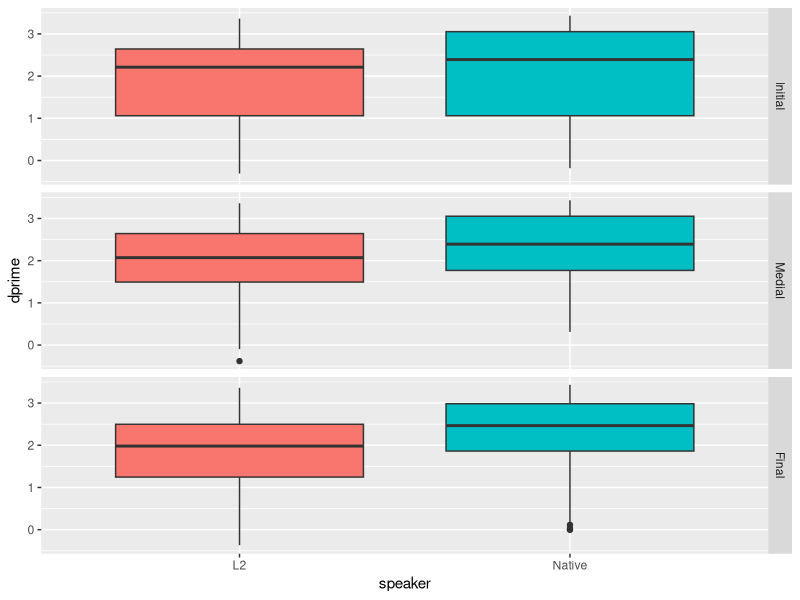
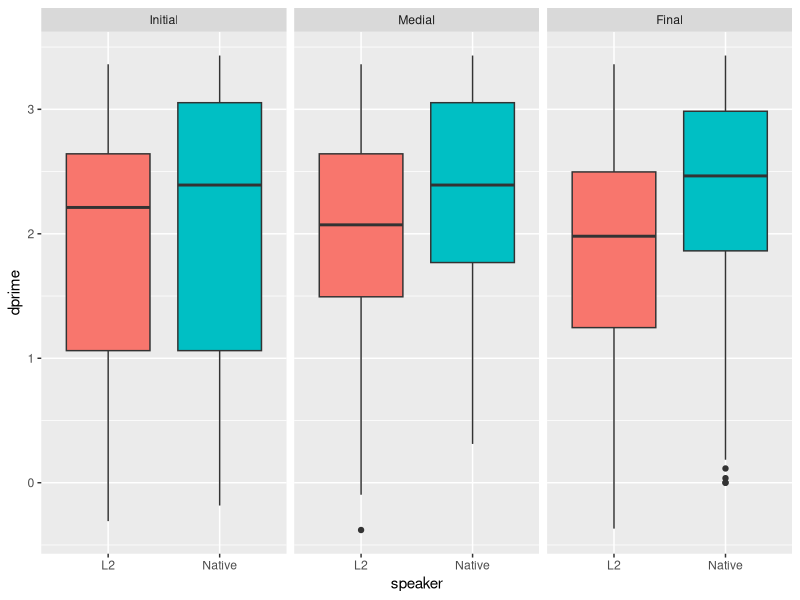
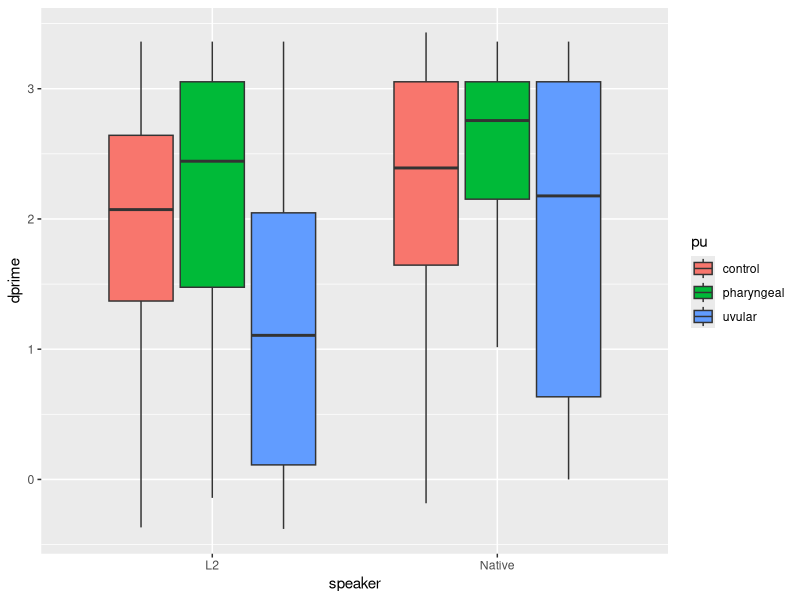
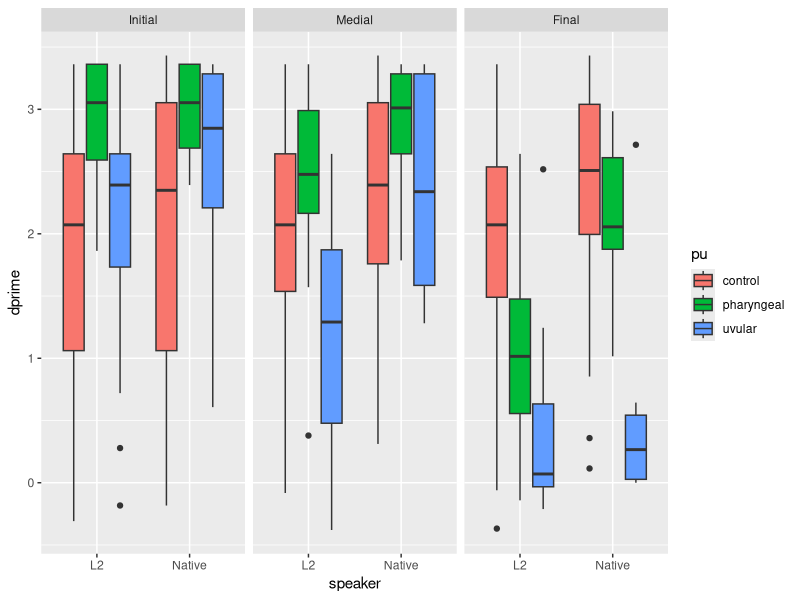
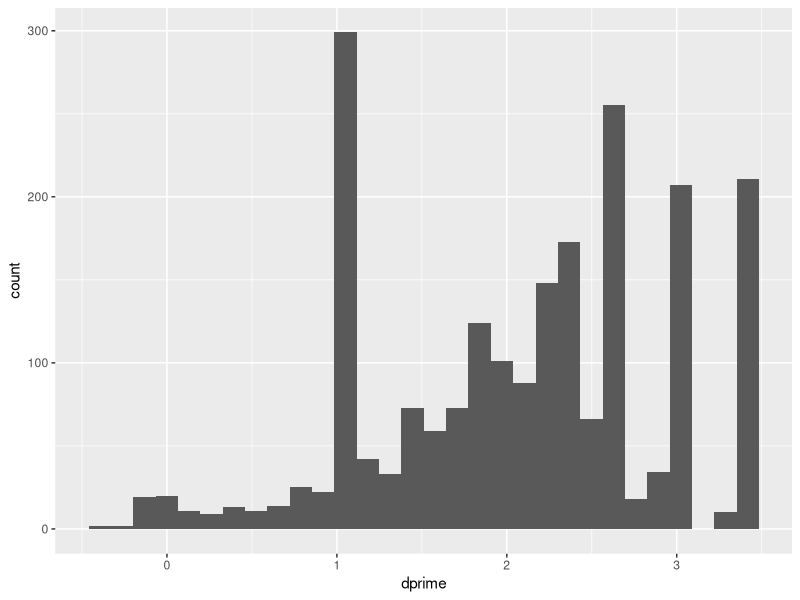
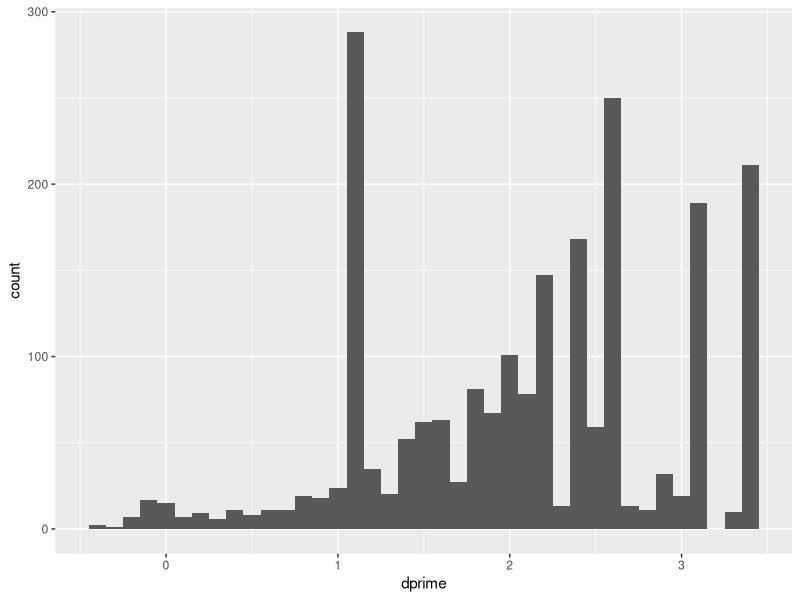
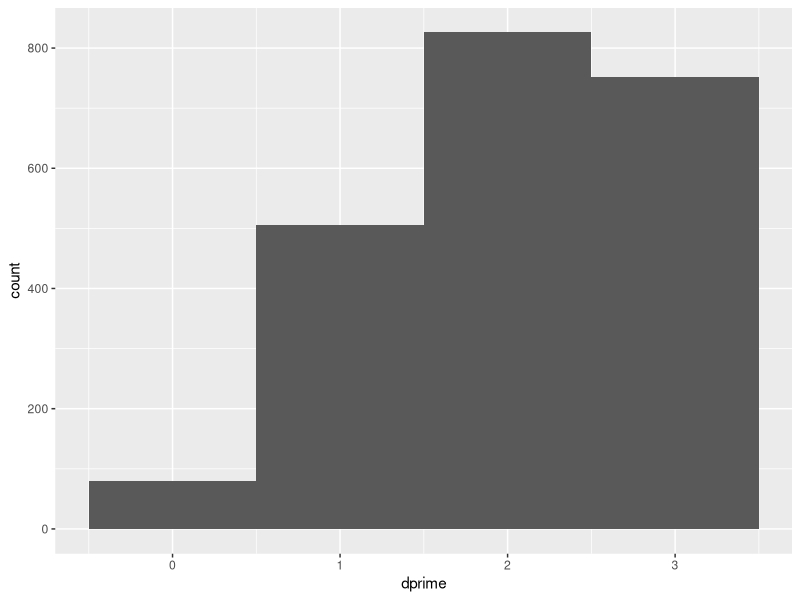
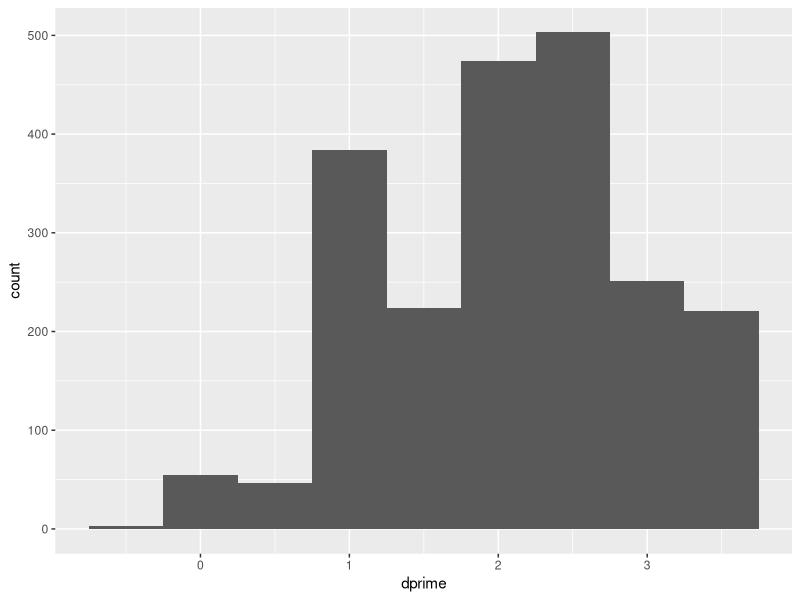

Recreate these plots in R, in order.
## ---- chunk 1
library(ggplot2)

## ---- chunk 2
ax <- read.csv("ax_dprime_cloze_AL.csv")
# reorder context for later
ax$context <- factor(ax$context, levels = c("Initial", "Medial", "Final"))
# remove NAs so don't have to get the warning message
ax <- ax[!is.na(ax$dprime),]
## ---- chunk 3
# start putting plots in pdf
pdf("myplots.pdf")
# histograms
ggplot(ax, aes(x=dprime)) + geom_histogram()
ggplot(ax, aes(x=dprime)) + geom_histogram(binwidth = .1)
ggplot(ax, aes(x=dprime)) + geom_histogram(binwidth=1.0)
ggplot(ax, aes(x=dprime)) + geom_histogram(binwidth=.5)

#density plots
ggplot(ax, aes(x=dprime)) + geom_density()
ggplot(ax, aes(x=dprime)) + geom_density(adjust = 2)
ggplot(ax, aes(x=dprime)) + geom_density(adjust = 5)
ggplot(ax, aes(x=dprime)) + geom_density(adjust = .5)

## ---- chunk 4
ggplot(ax, aes(x=log(dprime))) + geom_histogram(binwidth=.1)
ggplot(ax, aes(x=sqrt(dprime))) + geom_histogram(binwidth=.1)


## ---- chunk 5
ggplot(ax, aes(x=dprime, color = speaker)) + geom_density(adjust = .5)
ggplot(ax, aes(x=dprime, fill = speaker)) + geom_density(adjust = .5)
ggplot(ax, aes(x=dprime, linetype = speaker)) + geom_density(adjust = .5)
ggplot(ax, aes(x=speaker, y = dprime)) + geom_boxplot()


## ---- chunk 6
ggplot(ax, aes(x=dprime)) + geom_histogram(binwidth = .1) + facet_grid (speaker~.)
ggplot(ax, aes(x=dprime, color=speaker)) + geom_histogram(binwidth = .1) + facet_grid (speaker~.)
# this is the most useful to my data
ggplot(ax, aes(x=dprime, color=speaker)) + geom_histogram(binwidth = .1) + facet_grid (context~.)
## ---- chunk 7

ggplot(ax, aes(x=dprime, y=meanRT)) + geom_point()

ggplot(ax, aes(x=dprime, y=meanRT)) + geom_point() + geom_smooth()

ggplot(ax, aes(x=dprime, y=meanRT)) + geom_point() + geom_smooth(method="lm")

## ---- chunk 8
ggplot(ax, aes(x=dprime, y=meanRT, color=context)) + geom_point()

ggplot(ax, aes(x=dprime, y=meanRT, color=context)) + geom_point() + geom_smooth(method="lm")

ggplot(ax, aes(x=dprime, y=meanRT)) + geom_point() + geom_smooth(method="lm") + facet_wrap(~context)

ggplot(ax, aes(x=dprime, y=meanRT, color=context)) + geom_point() + geom_smooth(method="lm") + facet_wrap(~speaker)
## ---- chunk 9
dev.off()
## ---- chunk 10

ggplot(ax, aes(x=speaker, y=dprime, fill=speaker)) + 
  geom_boxplot() + 
  facet_grid(context~.) +
  guides(fill=FALSE)

ggplot(ax, aes(x=speaker, y=dprime, fill=speaker)) + 
  geom_boxplot() + 
  facet_wrap(~context) +
  guides(fill=FALSE)

ggplot(ax, aes(x=speaker, y=dprime, fill=pu)) + 
  geom_boxplot()

ggplot(ax, aes(x=speaker, y=dprime, fill=pu)) + 
  geom_boxplot()+ 
  facet_wrap(~context)


